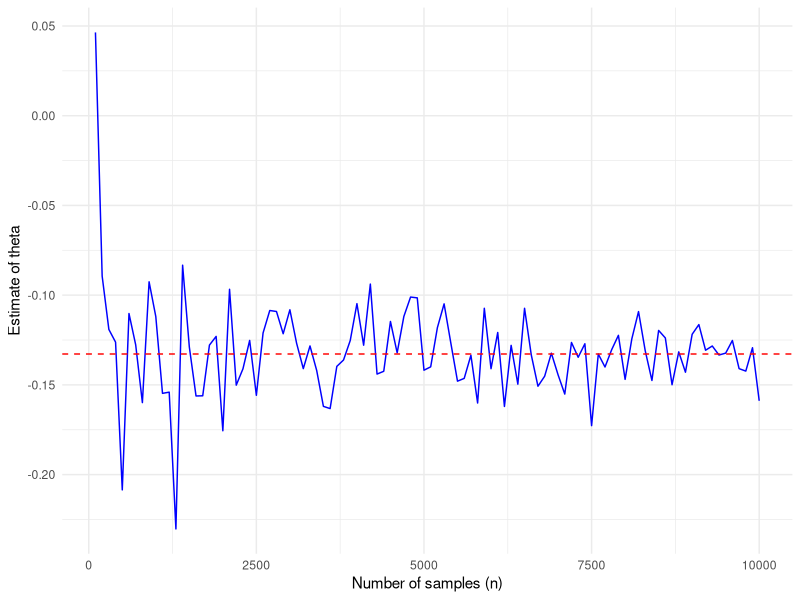
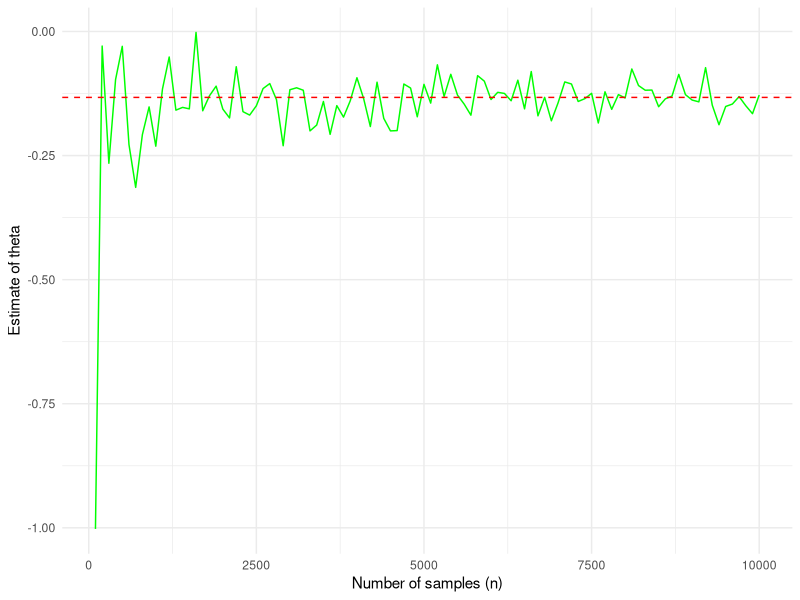
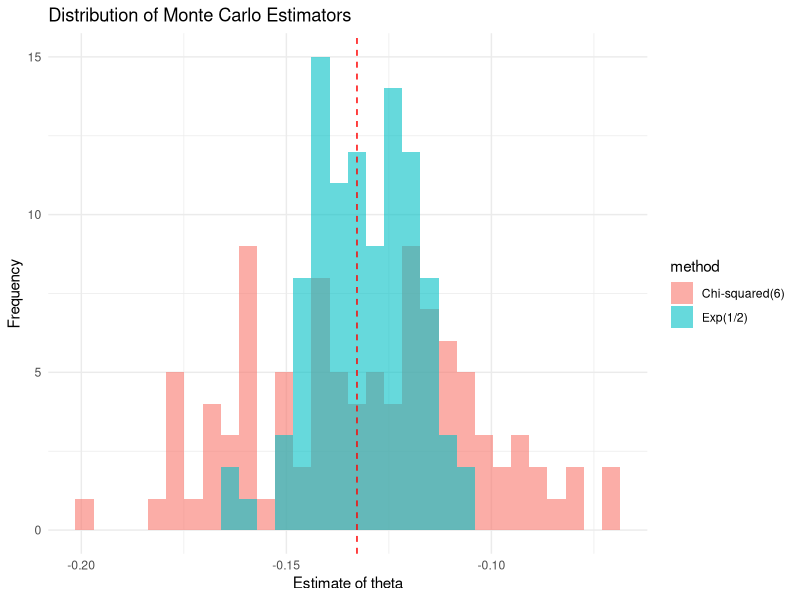

Source code (R) for these figures, in order:
### -------------------------------------------
### Exercise 5
### Topic 5: Monte Carlo Integration
### -------------------------------------------

# Load necessary packages
if (!requireNamespace("ggplot2", quietly = TRUE)) {
  install.packages("ggplot2")
}
library(ggplot2)

set.seed(123)

##### Part 5.1: True value of theta (from Wolfram Alpha)
theta_true <- -0.132784

# Define the function f(x) = x^2 * sin(pi * x) * exp(-x^2 / 2)
f <- function(x) {
  x^2 * sin(pi * x) * exp(-x^2 / 2)
}

# Monte Carlo integration using Y ~ Exp(1/2)
monte_carlo_exp <- function(n) {
  Y <- rexp(n, rate = 1/2)
  g <- f(Y) / (1/2 * exp(-Y/2))
  mean(g)
}

# Monte Carlo integration using Y ~ Chi-squared(6)
monte_carlo_chi <- function(n) {
  Y <- rchisq(n, df = 6)
  g <- f(Y) / (1/(2^(3) * gamma(3)) * Y^(3-1) * exp(-Y/2))
  mean(g)
}

# Simulate the estimations for different n
simulate_estimations <- function(n_values, estimator) {
  estimates <- numeric(length(n_values))
  for (i in 1:length(n_values)) {
    estimates[i] <- estimator(n_values[i])
  }
  return(estimates)
}

# Values of n to consider
n_values <- seq(100, 10000, by = 100)

# Simulate the estimations
estimates_exp <- simulate_estimations(n_values, monte_carlo_exp)
estimates_chi <- simulate_estimations(n_values, monte_carlo_chi)

# Create a data frame for plotting
data_exp <- data.frame(n = n_values, estimate = estimates_exp, method = "Exp(1/2)")
data_chi <- data.frame(n = n_values, estimate = estimates_chi, method = "Chi-squared(6)")

# Plot the estimates for Exp(1/2)
p_exp <- ggplot(data_exp, aes(x = n, y = estimate)) +
  geom_line(color = "blue") +
  geom_hline(yintercept = theta_true, linetype = "dashed", color = "red") +
  labs(x = "Number of samples (n)",
       y = "Estimate of theta") +
  theme_minimal()

# Save the plot
ggsave("exercise_5_3_estimates_exp.png", plot = p_exp)

# Plot the estimates for Chi-squared(6)
p_chi <- ggplot(data_chi, aes(x = n, y = estimate)) +
  geom_line(color = "green") +
  geom_hline(yintercept = theta_true, linetype = "dashed", color = "red") +
  labs(x = "Number of samples (n)",
       y = "Estimate of theta") +
  theme_minimal()

# Save the plot
ggsave("exercise_5_5_estimates_chi.png", plot = p_chi)

##### Part 5.5: Single estimation with n = 10^4
n_single <- 10^4
single_estimate_exp <- monte_carlo_exp(n_single)
single_estimate_chi <- monte_carlo_chi(n_single)

cat("Single estimate (Exp(1/2)):", single_estimate_exp, "⁄n")
# -0.1205654
cat("Single Estimate (Chi-squared(6)):", single_estimate_chi, "⁄n")
# -0.1293532

##### Part 5.6: Compare estimators for n = 10^4
n <- 10^4
M <- 100

# Simulate M realizations of the estimators
simulate_realizations <- function(M, n, estimator) {
  realizations <- numeric(M)
  for (i in 1:M) {
    realizations[i] <- estimator(n)
  }
  return(realizations)
}

realizations_exp <- simulate_realizations(M, n, monte_carlo_exp)
realizations_chi <- simulate_realizations(M, n, monte_carlo_chi)

# Compare the sample means and variances
mean_exp <- mean(realizations_exp)
var_exp <- var(realizations_exp)

mean_chi <- mean(realizations_chi)
var_chi <- var(realizations_chi)

cat("Mean (Exp(1/2)):", mean_exp, "\n")
# Mean (Exp(1/2)): -0.131227 
cat("Variance (Exp(1/2)):", var_exp, "\n")
# Variance (Exp(1/2)): 0.0001440485
cat("Mean (Chi-squared(6)):", mean_chi, "\n")
# Mean (Chi-squared(6)): -0.1316119 
cat("Variance (Chi-squared(6)):", var_chi, "\n")
# Variance (Chi-squared(6)): 0.0007547391 

# Plot the distribution of the estimators
data_realizations <- data.frame(
  value = c(realizations_exp, realizations_chi),
  method = rep(c("Exp(1/2)", "Chi-squared(6)"), each = M)
)

p2 <- ggplot(data_realizations, aes(x = value, fill = method)) +
  geom_histogram(alpha = 0.6, position = "identity", bins = 30) +
  geom_vline(xintercept = theta_true, linetype = "dashed", color = "red") +
  labs(title = "Distribution of Monte Carlo Estimators",
       x = "Estimate of theta",
       y = "Frequency") +
  theme_minimal()

# Save the plot
ggsave("exercise_5_6_distribution.png", plot = p2)
